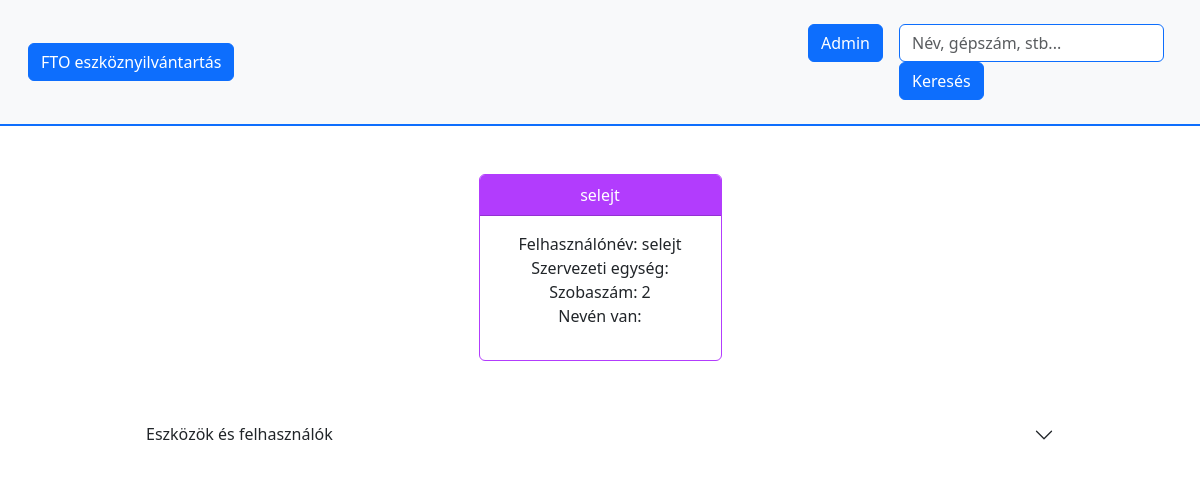
The page /user/2/ on the database its author committed.
### inventory/models.py (models this page shows, shortened)
class User(models.Model):
    nev = models.CharField(max_length=40)
    felhasznalo_nev = models.CharField(max_length=20, blank=True, unique=True)
    szervezeti_egyseg = models.CharField(max_length=50, blank=True)
    szoba_szam = models.IntegerField(blank=True)

### inventory/views.py (the view)
# urls.py: path('user/<int:id>/', views.user, name='user'),
def user(request, id):
    return render(request, 'inventory/user.html', {
        'user': User.objects.get(id=id),
        'users': User.objects.all(),
        'assets': Asset.objects.all(),
    })

### inventory/templates/inventory/user.html (shortened to what this page needs)
{% extends 'inventory/index.html' %}
{% block user %}
<div class="row text-center justify-content-center">
    <div class="col-3">
        <div class="card border" id="user-card">
            <div class="card-header text-white">
                    {{ user.nev }}
            </div>
            <div class="card-body">
                <ul class="list-unstyled">
                    <li>Felhasználónév: {{ user.felhasznalo_nev }}</li>
                    <li>Szervezeti egység: {{ user.szervezeti_egyseg }}</li>
                    <li>Szobaszám: {{ user.szoba_szam }}</li>
                    <li>
                        <ul class="list-group">
                            Nevén van:
                        </ul>
                    </li>
                </ul>
            </div>
        </div>
    </div>
</div>
{% endblock %}

### inventory/static/inventory/style.css (style rules this page uses)
#user-card { border-color: #B23CFD !important; }
#user-card .card-header { background: #B23CFD !important }

### rows shown on the page
User: nev "selejt", felhasznalo_nev "selejt", szoba_szam "2"
